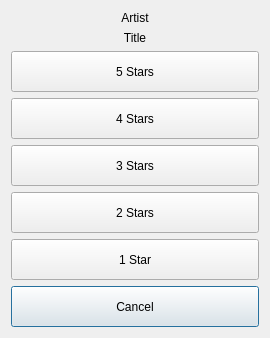
<?xml version="1.0" encoding="UTF-8"?>
<ui version="4.0">
 <class>RateSongDlg</class>
 <widget class="QDialog" name="RateSongDlg">
  <property name="geometry">
   <rect>
    <x>0</x>
    <y>0</y>
    <width>270</width>
    <height>338</height>
   </rect>
  </property>
  <property name="maximumSize">
   <size>
    <width>350</width>
    <height>16777215</height>
   </size>
  </property>
  <property name="windowTitle">
   <string>Rate Song</string>
  </property>
  <property name="windowIcon">
   <iconset resource="Form1.qrc">
    <normaloff>:/icons/Form1.png</normaloff>:/icons/Form1.png</iconset>
  </property>
  <layout class="QVBoxLayout" name="verticalLayout">
   <item>
    <widget class="QLabel" name="Artist">
     <property name="text">
      <string>Artist</string>
     </property>
     <property name="alignment">
      <set>Qt::AlignCenter</set>
     </property>
    </widget>
   </item>
   <item>
    <widget class="QLabel" name="Title">
     <property name="text">
      <string>Title</string>
     </property>
     <property name="alignment">
      <set>Qt::AlignCenter</set>
     </property>
    </widget>
   </item>
   <item>
    <widget class="QPushButton" name="Rate5">
     <property name="sizePolicy">
      <sizepolicy hsizetype="Minimum" vsizetype="Expanding">
       <horstretch>0</horstretch>
       <verstretch>0</verstretch>
      </sizepolicy>
     </property>
     <property name="minimumSize">
      <size>
       <width>0</width>
       <height>35</height>
      </size>
     </property>
     <property name="text">
      <string>5 Stars</string>
     </property>
     <property name="autoDefault">
      <bool>false</bool>
     </property>
    </widget>
   </item>
   <item>
    <widget class="QPushButton" name="Rate4">
     <property name="sizePolicy">
      <sizepolicy hsizetype="Minimum" vsizetype="Expanding">
       <horstretch>0</horstretch>
       <verstretch>0</verstretch>
      </sizepolicy>
     </property>
     <property name="minimumSize">
      <size>
       <width>0</width>
       <height>35</height>
      </size>
     </property>
     <property name="text">
      <string>4 Stars</string>
     </property>
     <property name="autoDefault">
      <bool>false</bool>
     </property>
    </widget>
   </item>
   <item>
    <widget class="QPushButton" name="Rate3">
     <property name="sizePolicy">
      <sizepolicy hsizetype="Minimum" vsizetype="Expanding">
       <horstretch>0</horstretch>
       <verstretch>0</verstretch>
      </sizepolicy>
     </property>
     <property name="minimumSize">
      <size>
       <width>0</width>
       <height>35</height>
      </size>
     </property>
     <property name="text">
      <string>3 Stars</string>
     </property>
     <property name="autoDefault">
      <bool>false</bool>
     </property>
    </widget>
   </item>
   <item>
    <widget class="QPushButton" name="Rate2">
     <property name="sizePolicy">
      <sizepolicy hsizetype="Minimum" vsizetype="Expanding">
       <horstretch>0</horstretch>
       <verstretch>0</verstretch>
      </sizepolicy>
     </property>
     <property name="minimumSize">
      <size>
       <width>0</width>
       <height>35</height>
      </size>
     </property>
     <property name="text">
      <string>2 Stars</string>
     </property>
     <property name="autoDefault">
      <bool>false</bool>
     </property>
    </widget>
   </item>
   <item>
    <widget class="QPushButton" name="Rate1">
     <property name="sizePolicy">
      <sizepolicy hsizetype="Minimum" vsizetype="Expanding">
       <horstretch>0</horstretch>
       <verstretch>0</verstretch>
      </sizepolicy>
     </property>
     <property name="minimumSize">
      <size>
       <width>0</width>
       <height>35</height>
      </size>
     </property>
     <property name="text">
      <string>1 Star</string>
     </property>
     <property name="autoDefault">
      <bool>false</bool>
     </property>
    </widget>
   </item>
   <item>
    <widget class="QPushButton" name="Rate0">
     <property name="sizePolicy">
      <sizepolicy hsizetype="Minimum" vsizetype="Expanding">
       <horstretch>0</horstretch>
       <verstretch>0</verstretch>
      </sizepolicy>
     </property>
     <property name="minimumSize">
      <size>
       <width>0</width>
       <height>35</height>
      </size>
     </property>
     <property name="text">
      <string>Cancel</string>
     </property>
     <property name="default">
      <bool>true</bool>
     </property>
    </widget>
   </item>
  </layout>
 </widget>
 <resources>
  <include location="Form1.qrc"/>
 </resources>
 <connections/>
</ui>
